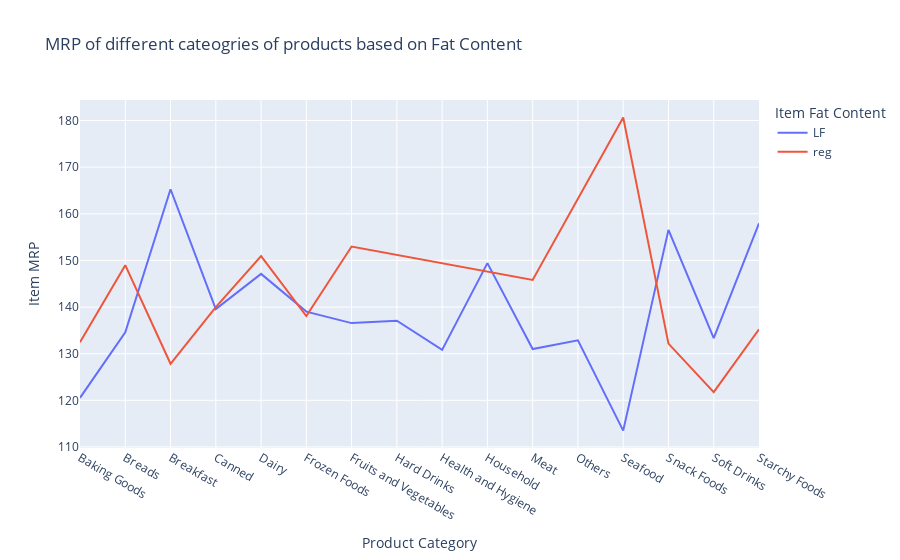

The code cell stored with this chart in its notebook:
### Markdown cell above
#### Hypothesis 4
Low fat content items have higher MRPs than regular fat content items.

### Code cell
fat_content_mrp = (
    df.groupby(["Item_Fat_Content", "Item_Type"])["Item_MRP"].mean().reset_index()
)
ex.line(
    data_frame=fat_content_mrp,
    x="Item_Type",
    y="Item_MRP",
    color="Item_Fat_Content",
    labels={
        "Item_Type": "Product Category",
        "Item_MRP": "Item MRP",
        "Item_Fat_Content": "Item Fat Content",
    },
    title="MRP of different cateogries of products based on Fat Content",
)

### Figure 1 — Plotly figure (JSON) as saved in the notebook; plotly's stock layout.template omitted (floating-point values rounded to 4 significant figures)
{"data": [{"hovertemplate": "Item Fat Content=LF<br>Product Category=%{x}<br>Item MRP=%{y}<extra></extra>", "legendgroup": "LF", "line": {"color": "#636efa", "dash": "solid"}, "marker": {"symbol": "circle"}, "mode": "lines", "name": "LF", "orientation": "v", "showlegend": true, "type": "scatter", "x": ["Baking Goods", "Breads", "Breakfast", "Canned", "Dairy", "Frozen Foods", "Fruits and Vegetables", "Hard Drinks", "Health and Hygiene", "Household", "Meat", "Others", "Seafood", "Snack Foods", "Soft Drinks", "Starchy Foods"], "xaxis": "x", "y": [120.5, 134.6, 165.3, 139.6, 147.1, 139.0, 136.6, 137.1, 130.8, 149.4, 131.0, 132.9, 113.5, 156.6, 133.3, 158.0], "yaxis": "y"}, {"hovertemplate": "Item Fat Content=reg<br>Product Category=%{x}<br>Item MRP=%{y}<extra></extra>", "legendgroup": "reg", "line": {"color": "#EF553B", "dash": "solid"}, "marker": {"symbol": "circle"}, "mode": "lines", "name": "reg", "orientation": "v", "showlegend": true, "type": "scatter", "x": ["Baking Goods", "Breads", "Breakfast", "Canned", "Dairy", "Frozen Foods", "Fruits and Vegetables", "Meat", "Seafood", "Snack Foods", "Soft Drinks", "Starchy Foods"], "xaxis": "x", "y": [132.5, 149.0, 127.8, 140.0, 150.9, 138.1, 153.0, 145.8, 180.7, 132.2, 121.8, 135.2], "yaxis": "y"}], "layout": {"legend": {"title": {"text": "Item Fat Content"}, "tracegroupgap": 0}, "title": {"text": "MRP of different cateogries of products based on Fat Content"}, "xaxis": {"anchor": "y", "domain": [0, 1], "title": {"text": "Product Category"}}, "yaxis": {"anchor": "x", "domain": [0, 1], "title": {"text": "Item MRP"}}}}
